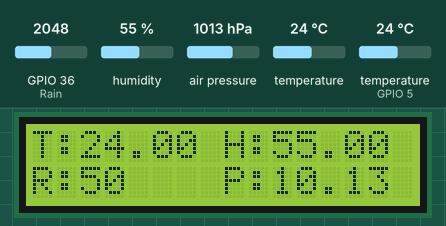
Bench run of a sketch on a simulated ESP32. On the bench: 16×2 character LCD. The test bench sets the inputs (shaded band); at power-on: GPIO 36 (Rain) = 2048, humidity 55 %, air pressure 1013 hPa, temperature (sensor on GPIO 5) 24 °C, temperature 24 °C (analog values on the 0–4095 scale). WiFi joins after 1.5 s; servers stay silent unless stated; what the sketch prints to the serial monitor is not drawn.

Above: at 7.0 s.
7.1 s: GPIO 36 (Rain) set to 2866
At 7.8 s:
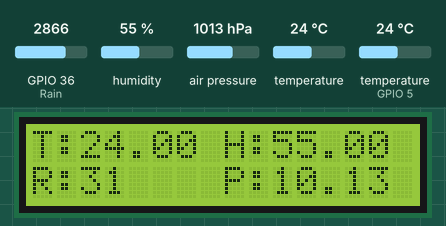
8.6 s: humidity set to 22 %
At 10.5 s:
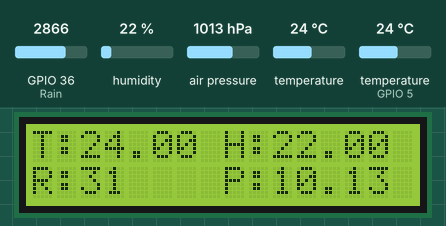
11.5 s: air pressure set to 952 hPa
At 11.9 s:
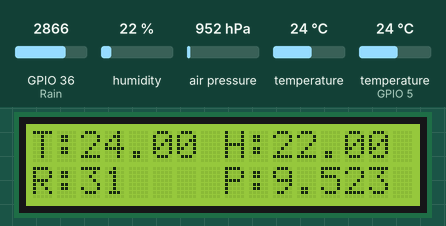
13.0 s: temperature (sensor on GPIO 5) set to 12 °C
At 15.0 s:
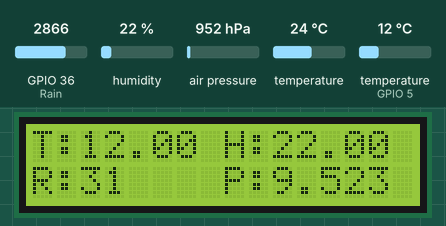
15.6 s: GPIO 36 (Rain) set to 3972
At 16.0 s:
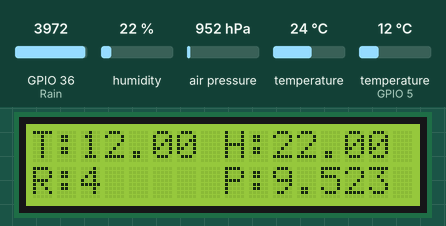
17.1 s: air pressure set to 975 hPa
At 17.5 s:
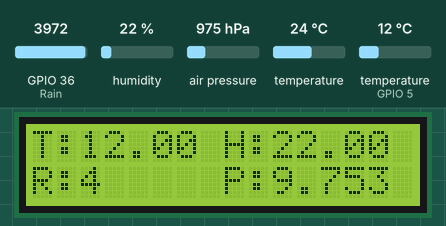
Timing chart, 0 to 19.6 s (numbered marks = the images above; inputs shaded):
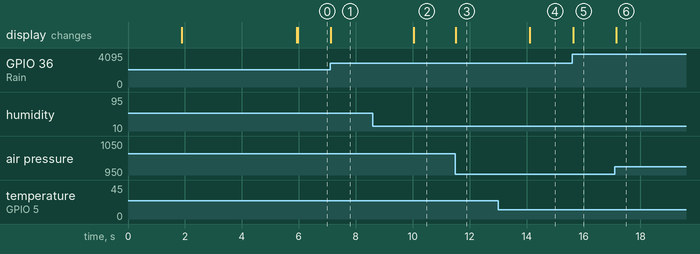

Measured:
- after the input at 7.1 s, the display: changes at once (image 1)
- after the input at 8.6 s, the display: changes after 1.4 s (image 2)
- after the input at 11.5 s, the display: changes at once (image 3)
- after the input at 13.0 s, the display: changes after 1.1 s (image 4)
- after the input at 15.6 s, the display: changes at once (image 5)
- after the input at 17.1 s, the display: changes after 0.05 s (image 6)

The sketch:

WMS_nov2a.ino
```cpp
#define BLYNK_TEMPLATE_ID "TMPL66od83gM5"
#define BLYNK_TEMPLATE_NAME "Weather Monitoring System"
#define BLYNK_AUTH_TOKEN "qgXkf1iNSWFVB3dMUf7HMicciUqziQjH"

// Include the library files
#include <LiquidCrystal_I2C.h>
#include <Wire.h>
#include <WiFiClient.h>
#include <BlynkSimpleEsp32.h>
#include <DHT.h>
#include <SFE_BMP180.h>

#define TH 5
#define Rain 36

// Create variables for pressure and temperature
double T, P;
char status;

// Initialize the LCD display
LiquidCrystal_I2C lcd(0x27, 16, 2);

// Create an object for the BMP180 sensor
SFE_BMP180 bmp;

DHT dht(TH, DHT11);
BlynkTimer timer;

// Enter your Auth token
char auth[] = "qgXkf1iNSWFVB3dMUf7HMicciUqziQjH";

// Enter your WIFI SSID and password
char ssid[] = "home";
char pass[] = "6strings";

void setup() {
    // Debug console
    Serial.begin(115200);
    Blynk.begin(auth, ssid, pass);
    if (!bmp.begin()) {
        Serial.println("Could not find a valid BMP sensor, check wiring!");
        while (1); // Stop if sensor is not found
    }
    dht.begin();
    lcd.init();
    lcd.backlight();
    pinMode(Rain, INPUT);
    analogReadResolution(12);

    lcd.setCursor(0, 0);
    lcd.print("System");
    lcd.setCursor(4, 1);
    lcd.print("Loading..");
    delay(4000);
    lcd.clear();
}

// Get the DHT11 sensor values
void DHT11sensor() {
    float h = dht.readHumidity();
    float t = dht.readTemperature();

    if (isnan(h) || isnan(t)) {
        Serial.println("Failed to read from DHT sensor!");
        return;
    }
    Blynk.virtualWrite(V0, t);
    Blynk.virtualWrite(V1, h);

    lcd.setCursor(0, 0);
    lcd.print("T:");
    lcd.print(t);

    lcd.setCursor(8, 0);
    lcd.print("H:");
    lcd.print(h);
}

// Get the rain sensor values
void rainSensor() {
    int Rvalue = analogRead(Rain);
    Rvalue = map(Rvalue, 0, 4095, 0, 100);
    Rvalue = (Rvalue - 100) * -1;
    Blynk.virtualWrite(V2, Rvalue);

    lcd.setCursor(0, 1);
    lcd.print("R:");
    lcd.print(Rvalue);
    lcd.print(" ");
    Serial.println(Rvalue);
}

// Get the pressure values
void pressure() {
    status = bmp.startTemperature();
    if (status != 0) {
        delay(status);
        status = bmp.getTemperature(T);
        if (status != 0) { // Ensure temperature was read successfully
            status = bmp.startPressure(3); // Oversampling setting
            if (status != 0) {
                delay(status);
                status = bmp.getPressure(P, T);
                if (status != 0) {
                    Blynk.virtualWrite(V3, P / 100.0); // Convert Pa to hPa for Blynk
                    lcd.setCursor(8, 1);
                    lcd.print("P:");
                    lcd.print(P / 100.0); // Display pressure in hPa
                } else {
                    Serial.println("Error reading pressure.");
                }
            } else {
                Serial.println("Error starting pressure measurement.");
            }
        } else {
            Serial.println("Error reading temperature.");
        }
    } else {
        Serial.println("Error starting temperature measurement.");
    }
}

void loop() {
    DHT11sensor();
    rainSensor();
    pressure();
    Blynk.run(); // Run the Blynk library
}
```
